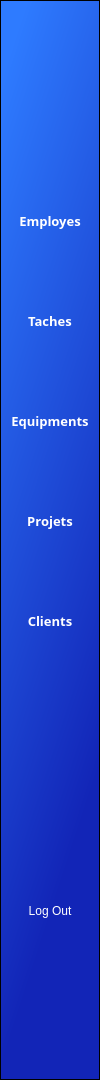
     <widget class="QFrame" name="frame_4">
      <property name="geometry">
       <rect>
        <x>0</x>
        <y>0</y>
        <width>100</width>
        <height>1080</height>
       </rect>
      </property>
      <property name="styleSheet">
       <string notr="true">background-color: qlineargradient(spread:pad, x1:0.266, y1:0, x2:0.55, y2:1, stop:0 rgba(46, 123, 255, 255), stop:0.848039 rgba(18, 37, 183, 255));</string>
      </property>
      <property name="frameShape">
       <enum>QFrame::StyledPanel</enum>
      </property>
      <property name="frameShadow">
       <enum>QFrame::Raised</enum>
      </property>
      <widget class="QToolButton" name="tb_emp_4">
       <property name="geometry">
        <rect>
         <x>0</x>
         <y>180</y>
         <width>100</width>
         <height>81</height>
        </rect>
       </property>
       <property name="font">
        <font>
         <family>Segoe UI Semibold</family>
         <pointsize>10</pointsize>
         <weight>75</weight>
         <bold>true</bold>
        </font>
       </property>
       <property name="styleSheet">
        <string notr="true">
QToolButton {


background:none;
border:none;
color:white;



}
QToolButton:hover,QToolButton:selected  {
color: rgb(234, 243, 255);

background-color: rgb(178, 209, 255);
border-left: 8px solid rgb(64, 211, 255);

  

}
</string>
       </property>
       <property name="text">
        <string>Employes</string>
       </property>
       <property name="icon">
        <iconset resource="D:/volve/untitled22/res.qrc">
         <normaloff>:/icon/icons/icons8-name-tag-50.png</normaloff>:/icon/icons/icons8-name-tag-50.png</iconset>
       </property>
       <property name="iconSize">
        <size>
         <width>40</width>
         <height>40</height>
        </size>
       </property>
       <property name="toolButtonStyle">
        <enum>Qt::ToolButtonTextUnderIcon</enum>
       </property>
      </widget>
      <widget class="QToolButton" name="tb_taches_4">
       <property name="geometry">
        <rect>
         <x>0</x>
         <y>280</y>
         <width>100</width>
         <height>81</height>
        </rect>
       </property>
       <property name="font">
        <font>
         <family>Segoe UI Semibold</family>
         <pointsize>10</pointsize>
         <weight>75</weight>
         <bold>true</bold>
        </font>
       </property>
       <property name="styleSheet">
        <string notr="true">
QToolButton {


background:none;
border:none;
color:white;



}
QToolButton:hover,QToolButton:selected  {
color: rgb(234, 243, 255);

background-color: rgb(178, 209, 255);
border-left: 8px solid rgb(64, 211, 255);

  

}
</string>
       </property>
       <property name="text">
        <string>Taches</string>
       </property>
       <property name="icon">
        <iconset resource="D:/volve/untitled22/res.qrc">
         <normaloff>:/icon/icons/icons8-task-completed-100.png</normaloff>:/icon/icons/icons8-task-completed-100.png</iconset>
       </property>
       <property name="iconSize">
        <size>
         <width>40</width>
         <height>40</height>
        </size>
       </property>
       <property name="toolButtonStyle">
        <enum>Qt::ToolButtonTextUnderIcon</enum>
       </property>
      </widget>
      <widget class="QToolButton" name="tb_equi_4">
       <property name="geometry">
        <rect>
         <x>0</x>
         <y>380</y>
         <width>100</width>
         <height>81</height>
        </rect>
       </property>
       <property name="font">
        <font>
         <family>Segoe UI Semibold</family>
         <pointsize>10</pointsize>
         <weight>75</weight>
         <bold>true</bold>
        </font>
       </property>
       <property name="styleSheet">
        <string notr="true">
QToolButton {


background:none;
border:none;
color:white;



}
QToolButton:hover,QToolButton:selected  {
color: rgb(234, 243, 255);

background-color: rgb(178, 209, 255);
border-left: 8px solid rgb(64, 211, 255);

  

}
</string>
       </property>
       <property name="text">
        <string>Equipments</string>
       </property>
       <property name="icon">
        <iconset resource="D:/volve/untitled22/res.qrc">
         <normaloff>:/icon/icons/icons8-multiple-devices-100.png</normaloff>:/icon/icons/icons8-multiple-devices-100.png</iconset>
       </property>
       <property name="iconSize">
        <size>
         <width>40</width>
         <height>40</height>
        </size>
       </property>
       <property name="toolButtonStyle">
        <enum>Qt::ToolButtonTextUnderIcon</enum>
       </property>
      </widget>
      <widget class="QToolButton" name="tb_pro_4">
       <property name="geometry">
        <rect>
         <x>0</x>
         <y>480</y>
         <width>100</width>
         <height>81</height>
        </rect>
       </property>
       <property name="font">
        <font>
         <family>Segoe UI Semibold</family>
         <pointsize>10</pointsize>
         <weight>75</weight>
         <bold>true</bold>
        </font>
       </property>
       <property name="styleSheet">
        <string notr="true">
QToolButton {


background:none;
border:none;
color:white;



}
QToolButton:hover,QToolButton:selected  {
color: rgb(234, 243, 255);

background-color: rgb(178, 209, 255);
border-left: 8px solid rgb(64, 211, 255);

  

}
</string>
       </property>
       <property name="text">
        <string>Projets</string>
       </property>
       <property name="icon">
        <iconset resource="D:/volve/untitled22/res.qrc">
         <normaloff>:/icon/icons/icons8-ai-64.png</normaloff>:/icon/icons/icons8-ai-64.png</iconset>
       </property>
       <property name="iconSize">
        <size>
         <width>40</width>
         <height>40</height>
        </size>
       </property>
       <property name="toolButtonStyle">
        <enum>Qt::ToolButtonTextUnderIcon</enum>
       </property>
      </widget>
      <widget class="QToolButton" name="tb_cli_4">
       <property name="geometry">
        <rect>
         <x>0</x>
         <y>580</y>
         <width>100</width>
         <height>81</height>
        </rect>
       </property>
       <property name="font">
        <font>
         <family>Segoe UI Semibold</family>
         <pointsize>10</pointsize>
         <weight>75</weight>
         <bold>true</bold>
        </font>
       </property>
       <property name="styleSheet">
        <string notr="true">
QToolButton {


background:none;
border:none;
color:white;



}
QToolButton:hover,QToolButton:selected  {
color: rgb(234, 243, 255);

background-color: rgb(178, 209, 255);
border-left: 8px solid rgb(64, 211, 255);

  

}
</string>
       </property>
       <property name="text">
        <string>Clients</string>
       </property>
       <property name="icon">
        <iconset resource="D:/volve/untitled22/res.qrc">
         <normaloff>:/icon/icons/icons8-client-management-50.png</normaloff>:/icon/icons/icons8-client-management-50.png</iconset>
       </property>
       <property name="iconSize">
        <size>
         <width>40</width>
         <height>40</height>
        </size>
       </property>
       <property name="toolButtonStyle">
        <enum>Qt::ToolButtonTextUnderIcon</enum>
       </property>
      </widget>
      <widget class="QLabel" name="label_4">
       <property name="geometry">
        <rect>
         <x>0</x>
         <y>10</y>
         <width>101</width>
         <height>91</height>
        </rect>
       </property>
       <property name="styleSheet">
        <string notr="true">background:none;
image: url(:/images/images/Capture1-removebg-preview.png);</string>
       </property>
       <property name="text">
        <string/>
       </property>
      </widget>
      <widget class="QToolButton" name="tb_log_out_4">
       <property name="geometry">
        <rect>
         <x>0</x>
         <y>870</y>
         <width>100</width>
         <height>81</height>
        </rect>
       </property>
       <property name="styleSheet">
        <string notr="true">
QToolButton {


background:none;
border:none;
color:white;



}
QToolButton:hover,QToolButton:selected  {
color: rgb(234, 243, 255);

background-color: rgb(178, 209, 255);


  

}
</string>
       </property>
       <property name="text">
        <string>Log Out</string>
       </property>
       <property name="icon">
        <iconset resource="D:/volve/untitled22/res.qrc">
         <normaloff>:/icon/icons/icons8-log-out-48.png</normaloff>:/icon/icons/icons8-log-out-48.png</iconset>
       </property>
       <property name="iconSize">
        <size>
         <width>40</width>
         <height>40</height>
        </size>
       </property>
       <property name="toolButtonStyle">
        <enum>Qt::ToolButtonTextUnderIcon</enum>
       </property>
      </widget>
     </widget>
